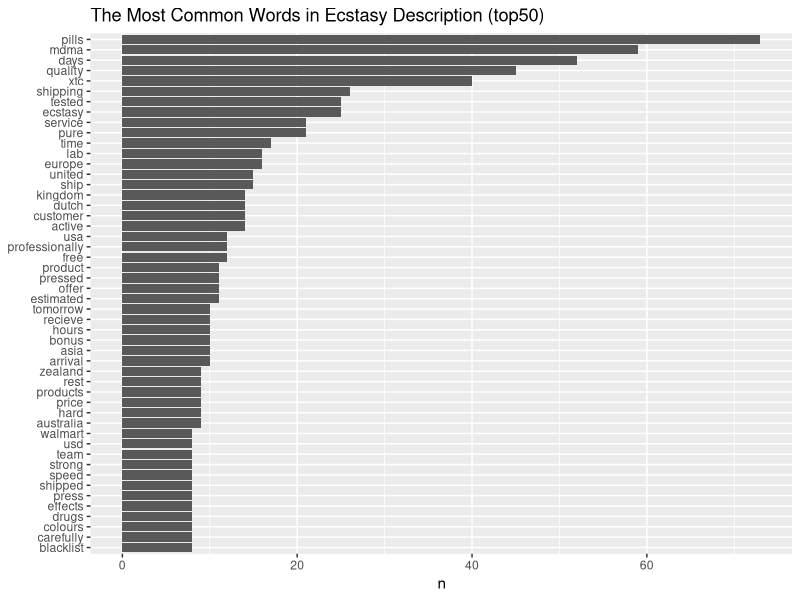
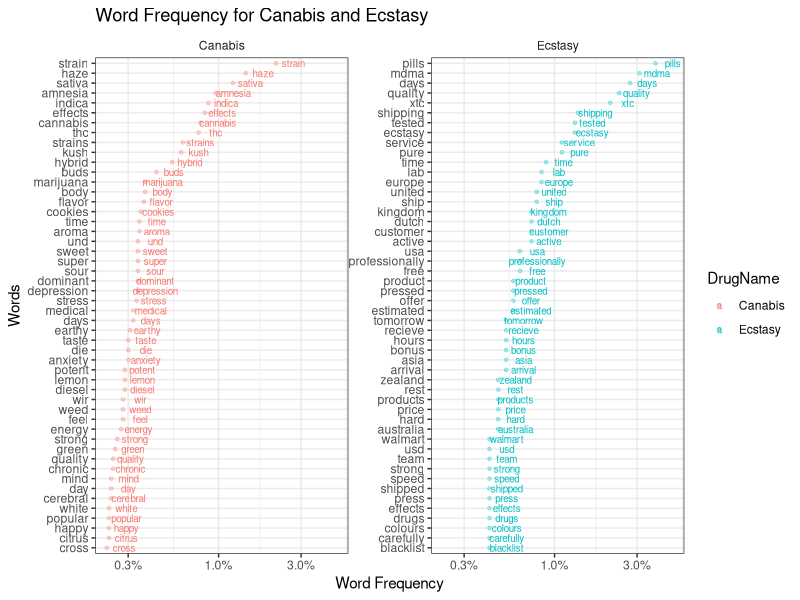
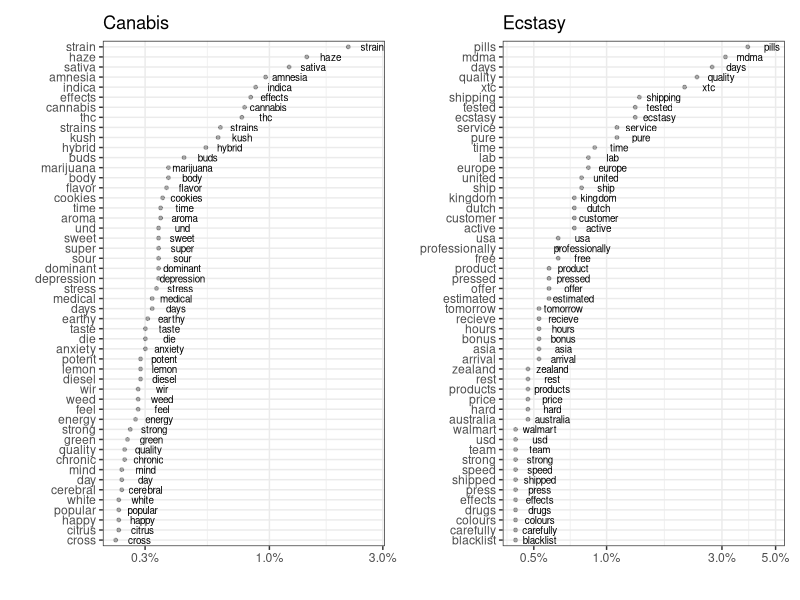
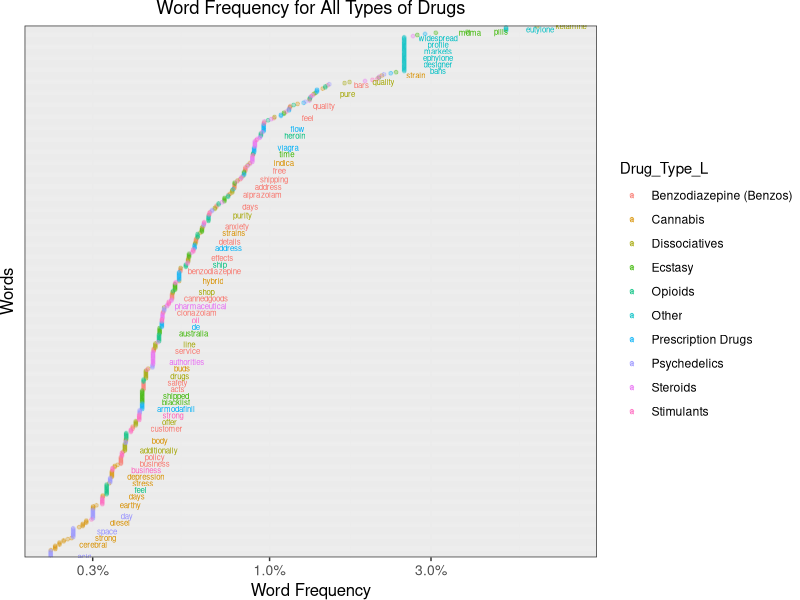
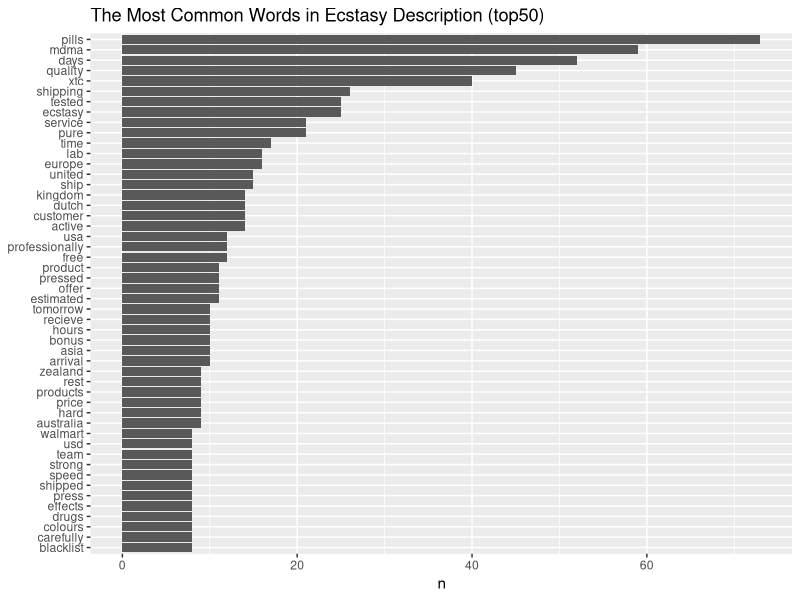
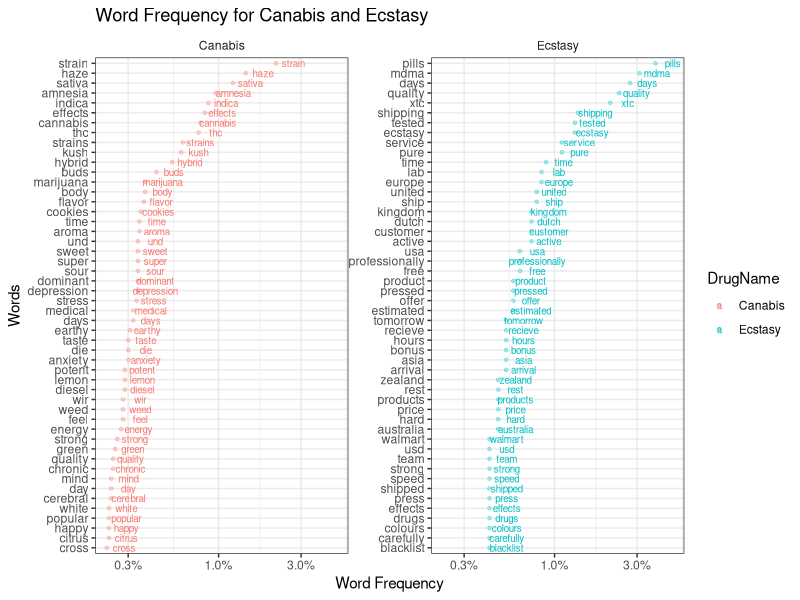
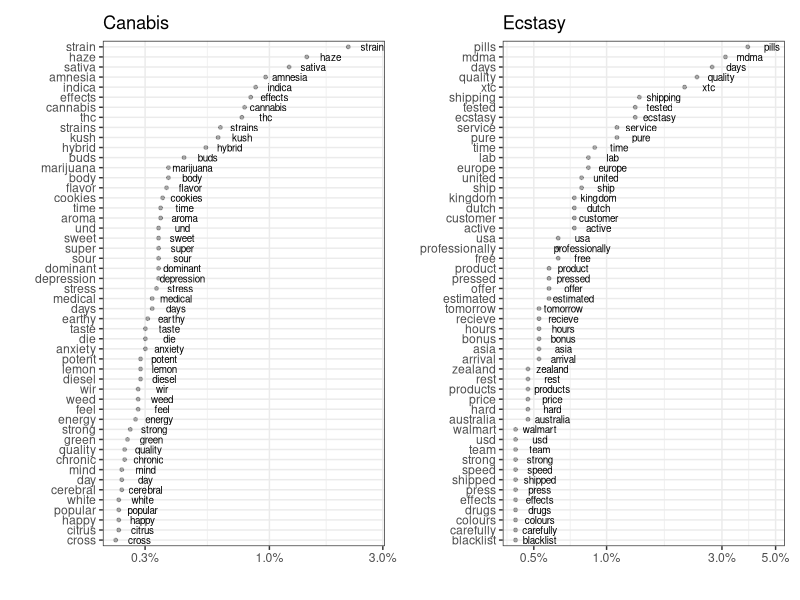
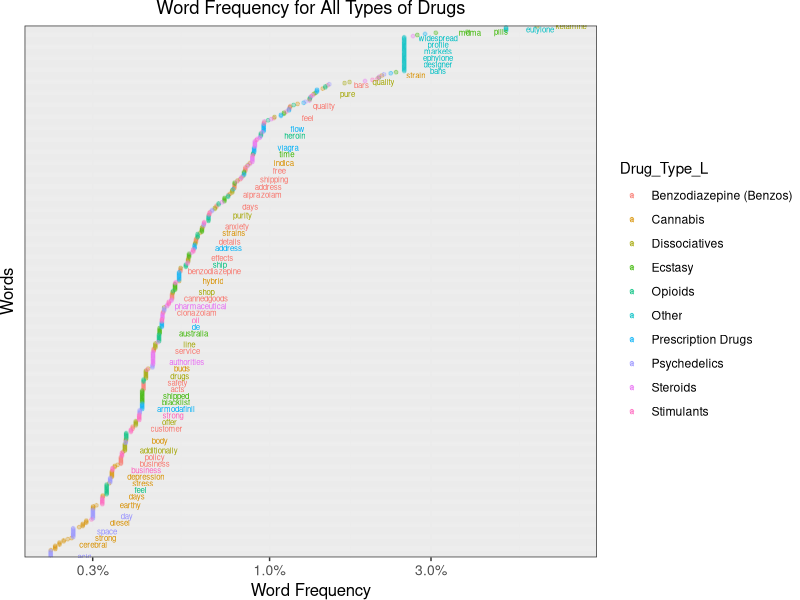

R code for these plots, in order:
library(tidytext)
library(tidyverse)
library(scales)

df <- read_csv("8May.csv") 
Description <- df$Main_content %>% paste(collapse = "") %>% str_split(pattern = "\n")  

Description <- Description[[1]] 
text_df <- tibble(line=1:length(Description),text=Description) %>% filter(str_length(str_replace_all(text, "\\s", "")) > 0) #remove "  ", "", etc.

text_df <- mutate(text_df,line=1:length(text_df$text))
text_df %>% unnest_tokens(word,text)


##Too many kinds of drugs, so I created the types of drugs at a broader level.

##df_clean <- df %>% group_by(Drug_Type) %>% summarise(Type_Content=paste(df$Main_content,collapse = "")) %>% ungroup() 
  
New_df <- df %>% mutate(Drug_Type_L=str_replace(df$Drug_Type, "».*",""))   

##remove white space

New_df <- New_df %>% mutate(Drug_Type_L=str_trim(Drug_Type_L)) 

## Split Main_content into MainContent and Refund_Review
 
New_df <- New_df %>% mutate(MainContent = str_extract(Main_content, "(?s).*?(?=Refund policy)"),
                            Refund_Review = str_extract(Main_content, "(?s)Refund policy.*"))

##save the new data frame
write_csv(New_df, "9May.csv")

##See the differences between different drug types at a broader level.

df_clean <- New_df %>% group_by(Drug_Type_L) %>% summarise(Type_Content=paste(MainContent,collapse = "")) %>% ungroup() 


## remove the symbols and numbers in df_clean

word_only <- df_clean %>% mutate(Type_Content = str_replace_all(df_clean$Type_Content, "[^[:alpha:]]", " "))

##I want to see how ecstasy was described 

test_Ecstasy <- word_only[4,] %>% unnest_tokens(word,Type_Content)

 
##Add the words that I don't want them to show. We can always add more in word = c ()
custom_stopwords <- tibble(word=c("mg"), lexicon="custom")

StopWords <- bind_rows(stop_words, custom_stopwords)


FreEcstasy <- test_Ecstasy %>% anti_join(StopWords) %>% 
  count(word,sort = TRUE) %>% mutate(word=reorder(word,n)) %>% slice_head(n=50) 

FreEcstasy %>% ggplot(aes(n,word)) + geom_col() + labs(y=NULL) + ggtitle("The Most Common Words in Ecstasy Description (top50)")

ggsave("Images/ecstasy_wordcloud.png", plot = last_plot(), dpi = 300, width = 8, height = 6)


#I am intrested in compare the word frequency between Cannabis and Ecstasy (most common 50)
Canabis_freq <- word_only[2,] %>% unnest_tokens(word,Type_Content) %>% anti_join(StopWords) %>% 
  count(word,sort = TRUE)   %>% mutate(DrugName="Canabis",fre=n/sum(n)) %>%mutate(word=reorder(word,n)) %>% slice_head(n=50)

Ecstasy_freq <- word_only[4,] %>% unnest_tokens(word,Type_Content) %>% anti_join(StopWords) %>% 
  count(word,sort = TRUE) %>%  mutate(DrugName="Ecstasy",fre=n/sum(n)) %>%mutate(word=reorder(word,n)) %>% slice_head(n=50)

frequency <- bind_rows(Canabis_freq,Ecstasy_freq) 
 
 
ggplot(frequency, aes(x = fre, y = reorder_within(word,fre,DrugName), color = DrugName)) +
  geom_point(alpha = 0.3, size = 1) +
  geom_text(aes(label = word), nudge_x = 0.1, check_overlap = TRUE, size = 2.5)+
  scale_y_reordered()+
  scale_x_log10(labels = percent_format()) +
  theme(plot.title = element_text(size = 16),
        axis.text = element_text(size = 10),
        axis.title = element_text(size = 14),
        axis.line = element_line(colour = "black", size = 0.5)) +
  labs(title = "Word Frequency for Canabis and Ecstasy",
       x = "Word Frequency",
       y = "Words") +
  theme(plot.margin = margin(1, 1, 0.5, 1, "cm"),
        plot.title = element_text(hjust = 0.5)) +
  facet_wrap(~DrugName, scales = "free_y", ncol = 2) +
  theme_bw() +
  theme(panel.spacing = unit(0, "lines"), strip.background = element_blank())

ggsave("Images/CanabisVSEcstasy.png", plot = last_plot(), dpi = 300, width = 8, height = 6)
 

### Another Way to do so
library(ggplot2)
library(patchwork)

p1 <- ggplot(Canabis_freq, aes(x = fre, y = word)) +
  geom_point(alpha = 0.3, size = 1) +
  geom_text(aes(label = word), nudge_x = 0.1, check_overlap = TRUE, size = 2.5)+
  scale_x_log10(labels = percent_format()) +
  scale_color_discrete(guide = FALSE) +
  theme(plot.title = element_text(size = 16),
        axis.text = element_text(size = 10),
        axis.title = element_text(size = 14),
        axis.line = element_line(colour = "black", size = 0.5)) +
  labs(title = "Canabis",
       x = "",
       y = "") +
  theme(plot.margin = margin(1, 1, 0.5, 1, "cm"),
        plot.title = element_text(hjust = 0.5)) +
  theme_bw() +
  theme(panel.spacing = unit(0, "lines"), strip.background = element_blank()) 



p2 <- ggplot(Ecstasy_freq, aes(x = fre, y = word)) +
  geom_point(alpha = 0.3, size = 1) +
  geom_text(aes(label = word), nudge_x = 0.1, check_overlap = TRUE, size = 2.5)+
  scale_x_log10(labels = percent_format()) +
  scale_color_discrete(guide = FALSE) +
  theme(plot.title = element_text(size = 16),
        axis.text = element_text(size = 10),
        axis.title = element_text(size = 14),
        axis.line = element_line(colour = "black", size = 0.5)) +
  labs(title = "Ecstasy",
       x = "",
       y = "") +
  theme(plot.margin = margin(1, 1, 0.5, 1, "cm"),
        plot.title = element_text(hjust = 0.5)) +
  theme_bw() +
  theme(panel.spacing = unit(0, "lines"), strip.background = element_blank()) 


wrap_plots(p1,p2)
ggsave("Images/CanabisVSEcstasy2.png", plot = last_plot(), dpi = 300, width = 8, height = 6)


## WordFrequencyForAll


AllWordFrequency <- word_only[-11,] %>% unnest_tokens(word,Type_Content) %>% anti_join(StopWords) %>% group_by(Drug_Type_L) %>% count(word,sort = TRUE) %>% mutate(fre=n/sum(n)) %>% mutate(word=reorder(word,n)) %>% slice_head(n=50) %>% ungroup()  


ggplot(data = AllWordFrequency, aes(x = fre, y = reorder_within(word, fre, Drug_Type_L), color = Drug_Type_L)) +
  geom_point(alpha = 0.3, size = 1) +
  geom_text(aes(label = word), nudge_x = 0.1, check_overlap = TRUE, size = 2)+
  scale_y_reordered() +
  scale_x_log10(labels = percent_format()) +
  labs(title = "Word Frequency for All Types of Drugs",
       x = "Word Frequency",
       y = "Words") +
  theme_bw() +
  theme(panel.spacing = unit(0, "lines"), 
        strip.background = element_blank(),
        axis.text.x = element_text(size = 10),
        axis.title = element_text(size = 12),
        plot.margin = margin(0, 0, 0, 0, "cm"),
        plot.title = element_text(hjust = 0.5),
        axis.text.y = element_blank(),
        axis.ticks.y = element_blank())


ggsave("/Users/shihaitao/Documents/DarknetProject/Darknet/Images/WordFrequencyForAll.png", plot = last_plot(), dpi = 300, width = 8, height = 6)

# Not enough space, so a Shiny App would be a better choice. 
